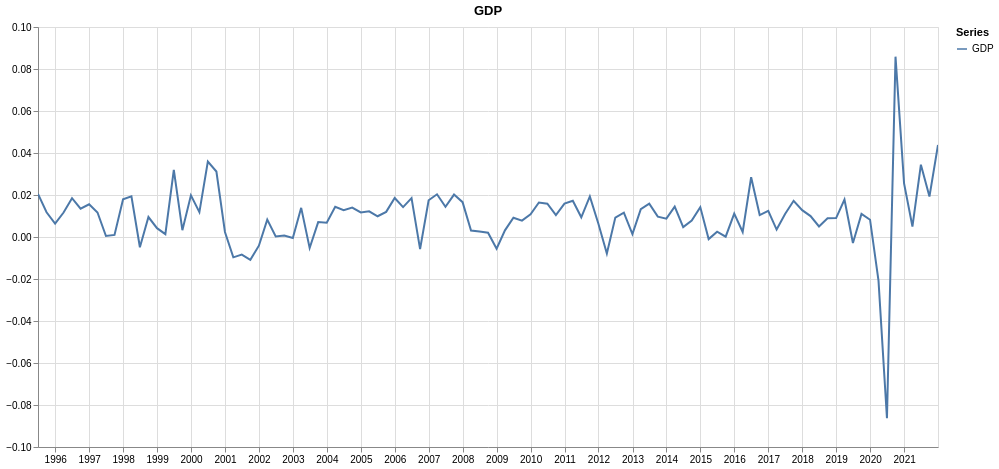

The code cell stored with this chart in its notebook:
### Code cell
eda.plot_time_series_altair(gdp_series, "GDP")

### Figure 1 — Vega specification as saved in the notebook (floating-point values rounded to 4 significant figures)
{"$schema": "https://vega.github.io/schema/vega/v5.json", "data": [{"name": "param_13_store"}, {"name": "param_14_store"}, {"name": "source_0", "values": [{"Date": "1995-06-30T00:00:00.000", "Variable": "GDP", "Value": 0.0205}, {"Date": "1995-09-30T00:00:00.000", "Variable": "GDP", "Value": 0.01178}, {"Date": "1995-12-31T00:00:00.000", "Variable": "GDP", "Value": 0.006393}, {"Date": "1996-03-31T00:00:00.000", "Variable": "GDP", "Value": 0.01167}, {"Date": "1996-06-30T00:00:00.000", "Variable": "GDP", "Value": 0.01847}, {"Date": "1996-09-30T00:00:00.000", "Variable": "GDP", "Value": 0.01351}, {"Date": "1996-12-31T00:00:00.000", "Variable": "GDP", "Value": 0.01558}, {"Date": "1997-03-31T00:00:00.000", "Variable": "GDP", "Value": 0.01165}, {"Date": "1997-06-30T00:00:00.000", "Variable": "GDP", "Value": 0.0004832}, {"Date": "1997-09-30T00:00:00.000", "Variable": "GDP", "Value": 0.0009721}, {"Date": "1997-12-31T00:00:00.000", "Variable": "GDP", "Value": 0.01794}, {"Date": "1998-03-31T00:00:00.000", "Variable": "GDP", "Value": 0.01937}, {"Date": "1998-06-30T00:00:00.000", "Variable": "GDP", "Value": -0.004874}, {"Date": "1998-09-30T00:00:00.000", "Variable": "GDP", "Value": 0.0095}, {"Date": "1998-12-31T00:00:00.000", "Variable": "GDP", "Value": 0.004212}, {"Date": "1999-03-31T00:00:00.000", "Variable": "GDP", "Value": 0.001357}, {"Date": "1999-06-30T00:00:00.000", "Variable": "GDP", "Value": 0.03193}, {"Date": "1999-09-30T00:00:00.000", "Variable": "GDP", "Value": 0.003241}, {"Date": "1999-12-31T00:00:00.000", "Variable": "GDP", "Value": 0.01987}, {"Date": "2000-03-31T00:00:00.000", "Variable": "GDP", "Value": 0.01187}, {"Date": "2000-06-30T00:00:00.000", "Variable": "GDP", "Value": 0.03592}, {"Date": "2000-09-30T00:00:00.000", "Variable": "GDP", "Value": 0.03118}, {"Date": "2000-12-31T00:00:00.000", "Variable": "GDP", "Value": 0.002401}, {"Date": "2001-03-31T00:00:00.000", "Variable": "GDP", "Value": -0.009683}, {"Date": "2001-06-30T00:00:00.000", "Variable": "GDP", "Value": -0.008401}, {"Date": "2001-09-30T00:00:00.000", "Variable": "GDP", "Value": -0.01085}, {"Date": "2001-12-31T00:00:00.000", "Variable": "GDP", "Value": -0.004141}, {"Date": "2002-03-31T00:00:00.000", "Variable": "GDP", "Value": 0.008299}, {"Date": "2002-06-30T00:00:00.000", "Variable": "GDP", "Value": 0.0002781}, {"Date": "2002-09-30T00:00:00.000", "Variable": "GDP", "Value": 0.0007226}, {"Date": "2002-12-31T00:00:00.000", "Variable": "GDP", "Value": -0.0004335}, {"Date": "2003-03-31T00:00:00.000", "Variable": "GDP", "Value": 0.01388}, {"Date": "2003-06-30T00:00:00.000", "Variable": "GDP", "Value": -0.005216}, {"Date": "2003-09-30T00:00:00.000", "Variable": "GDP", "Value": 0.007089}, {"Date": "2003-12-31T00:00:00.000", "Variable": "GDP", "Value": 0.006762}, {"Date": "2004-03-31T00:00:00.000", "Variable": "GDP", "Value": 0.01436}, {"Date": "2004-06-30T00:00:00.000", "Variable": "GDP", "Value": 0.01274}, {"Date": "2004-09-30T00:00:00.000", "Variable": "GDP", "Value": 0.01404}, {"Date": "2004-12-31T00:00:00.000", "Variable": "GDP", "Value": 0.01172}, {"Date": "2005-03-31T00:00:00.000", "Variable": "GDP", "Value": 0.01221}, {"Date": "2005-06-30T00:00:00.000", "Variable": "GDP", "Value": 0.009876}, {"Date": "2005-09-30T00:00:00.000", "Variable": "GDP", "Value": 0.01197}, {"Date": "2005-12-31T00:00:00.000", "Variable": "GDP", "Value": 0.01857}, {"Date": "2006-03-31T00:00:00.000", "Variable": "GDP", "Value": 0.01423}, {"Date": "2006-06-30T00:00:00.000", "Variable": "GDP", "Value": 0.01851}, {"Date": "2006-09-30T00:00:00.000", "Variable": "GDP", "Value": -0.005734}, {"Date": "2006-12-31T00:00:00.000", "Variable": "GDP", "Value": 0.01748}, {"Date": "2007-03-31T00:00:00.000", "Variable": "GDP", "Value": 0.02034}, {"Date": "2007-06-30T00:00:00.000", "Variable": "GDP", "Value": 0.01443}, {"Date": "2007-09-30T00:00:00.000", "Variable": "GDP", "Value": 0.02021}, {"Date": "2007-12-31T00:00:00.000", "Variable": "GDP", "Value": 0.01658}, {"Date": "2008-03-31T00:00:00.000", "Variable": "GDP", "Value": 0.003105}, {"Date": "2008-06-30T00:00:00.000", "Variable": "GDP", "Value": 0.00258}, {"Date": "2008-09-30T00:00:00.000", "Variable": "GDP", "Value": 0.00205}, {"Date": "2008-12-31T00:00:00.000", "Variable": "GDP", "Value": -0.00556}, {"Date": "2009-03-31T00:00:00.000", "Variable": "GDP", "Value": 0.003176}, {"Date": "2009-06-30T00:00:00.000", "Variable": "GDP", "Value": 0.00915}, {"Date": "2009-09-30T00:00:00.000", "Variable": "GDP", "Value": 0.007816}, {"Date": "2009-12-31T00:00:00.000", "Variable": "GDP", "Value": 0.01076}, {"Date": "2010-03-31T00:00:00.000", "Variable": "GDP", "Value": 0.01641}, {"Date": "2010-06-30T00:00:00.000", "Variable": "GDP", "Value": 0.01587}, {"Date": "2010-09-30T00:00:00.000", "Variable": "GDP", "Value": 0.01043}, {"Date": "2010-12-31T00:00:00.000", "Variable": "GDP", "Value": 0.01589}, {"Date": "2011-03-31T00:00:00.000", "Variable": "GDP", "Value": 0.01729}, {"Date": "2011-06-30T00:00:00.000", "Variable": "GDP", "Value": 0.009387}, {"Date": "2011-09-30T00:00:00.000", "Variable": "GDP", "Value": 0.0193}, {"Date": "2011-12-31T00:00:00.000", "Variable": "GDP", "Value": 0.00634}, {"Date": "2012-03-31T00:00:00.000", "Variable": "GDP", "Value": -0.007882}, {"Date": "2012-06-30T00:00:00.000", "Variable": "GDP", "Value": 0.00925}, {"Date": "2012-09-30T00:00:00.000", "Variable": "GDP", "Value": 0.0116}, {"Date": "2012-12-31T00:00:00.000", "Variable": "GDP", "Value": 0.001395}, {"Date": "2013-03-31T00:00:00.000", "Variable": "GDP", "Value": 0.01326}, {"Date": "2013-06-30T00:00:00.000", "Variable": "GDP", "Value": 0.01588}, {"Date": "2013-09-30T00:00:00.000", "Variable": "GDP", "Value": 0.009704}, {"Date": "2013-12-31T00:00:00.000", "Variable": "GDP", "Value": 0.008754}, {"Date": "2014-03-31T00:00:00.000", "Variable": "GDP", "Value": 0.01448}, {"Date": "2014-06-30T00:00:00.000", "Variable": "GDP", "Value": 0.004729}, {"Date": "2014-09-30T00:00:00.000", "Variable": "GDP", "Value": 0.00781}, {"Date": "2014-12-31T00:00:00.000", "Variable": "GDP", "Value": 0.01423}, {"Date": "2015-03-31T00:00:00.000", "Variable": "GDP", "Value": -0.001}, {"Date": "2015-06-30T00:00:00.000", "Variable": "GDP", "Value": 0.002547}, {"Date": "2015-09-30T00:00:00.000", "Variable": "GDP", "Value": 0.0001392}, {"Date": "2015-12-31T00:00:00.000", "Variable": "GDP", "Value": 0.01113}, {"Date": "2016-03-31T00:00:00.000", "Variable": "GDP", "Value": 0.002401}, {"Date": "2016-06-30T00:00:00.000", "Variable": "GDP", "Value": 0.0285}, {"Date": "2016-09-30T00:00:00.000", "Variable": "GDP", "Value": 0.01046}, {"Date": "2016-12-31T00:00:00.000", "Variable": "GDP", "Value": 0.01242}, {"Date": "2017-03-31T00:00:00.000", "Variable": "GDP", "Value": 0.003538}, {"Date": "2017-06-30T00:00:00.000", "Variable": "GDP", "Value": 0.01098}, {"Date": "2017-09-30T00:00:00.000", "Variable": "GDP", "Value": 0.01725}, {"Date": "2017-12-31T00:00:00.000", "Variable": "GDP", "Value": 0.01278}, {"Date": "2018-03-31T00:00:00.000", "Variable": "GDP", "Value": 0.009972}, {"Date": "2018-06-30T00:00:00.000", "Variable": "GDP", "Value": 0.00501}, {"Date": "2018-09-30T00:00:00.000", "Variable": "GDP", "Value": 0.008942}, {"Date": "2018-12-31T00:00:00.000", "Variable": "GDP", "Value": 0.009004}, {"Date": "2019-03-31T00:00:00.000", "Variable": "GDP", "Value": 0.01787}, {"Date": "2019-06-30T00:00:00.000", "Variable": "GDP", "Value": -0.002885}, {"Date": "2019-09-30T00:00:00.000", "Variable": "GDP", "Value": 0.01102}, {"Date": "2019-12-31T00:00:00.000", "Variable": "GDP", "Value": 0.008232}, {"Date": "2020-03-31T00:00:00.000", "Variable": "GDP", "Value": -0.02081}, {"Date": "2020-06-30T00:00:00.000", "Variable": "GDP", "Value": -0.0863}, {"Date": "2020-09-30T00:00:00.000", "Variable": "GDP", "Value": 0.08587}, {"Date": "2020-12-31T00:00:00.000", "Variable": "GDP", "Value": 0.02554}, {"Date": "2021-03-31T00:00:00.000", "Variable": "GDP", "Value": 0.004977}, {"Date": "2021-06-30T00:00:00.000", "Variable": "GDP", "Value": 0.03446}, {"Date": "2021-09-30T00:00:00.000", "Variable": "GDP", "Value": 0.01926}, {"Date": "2021-12-31T00:00:00.000", "Variable": "GDP", "Value": 0.04384}], "transform": [{"type": "formula", "expr": "toDate(datum['Date'])", "as": "Date"}]}, {"name": "source_0_y_domain_Value", "values": [{"min": -0.0863, "max": 0.08587}]}, {"name": "source_0_color_domain_Variable", "values": [{"Variable": "GDP"}]}], "signals": [{"name": "unit", "value": {}, "on": [{"events": "pointermove", "update": "isTuple(group()) ? group() : unit"}]}, {"name": "param_13_Variable_legend", "value": null, "on": [{"events": [{"source": "view", "markname": "Variable_legend_symbols", "type": "click"}, {"source": "view", "markname": "Variable_legend_labels", "type": "click"}, {"source": "view", "markname": "Variable_legend_entries", "type": "click"}], "update": "isDefined(datum.value) ? datum.value : item().items[0].items[0].datum.value", "force": true}, {"events": [{"source": "view", "type": "click"}], "update": "!event.item || !datum ? null : param_13_Variable_legend", "force": true}]}, {"name": "param_13", "update": "vlSelectionResolve(\"param_13_store\", \"union\", true, true)"}, {"name": "param_14", "update": "vlSelectionResolve(\"param_14_store\", \"union\")"}, {"name": "param_13_tuple", "update": "param_13_Variable_legend !== null ? {fields: param_13_tuple_fields, values: [param_13_Variable_legend]} : null"}, {"name": "param_13_tuple_fields", "value": [{"type": "E", "field": "Variable"}]}, {"name": "param_13_toggle", "value": false, "on": [{"events": {"merge": [{"source": "view", "type": "click"}]}, "update": "true"}]}, {"name": "param_13_modify", "on": [{"events": {"signal": "param_13_tuple"}, "update": "modify(\"param_13_store\", param_13_toggle ? null : param_13_tuple, param_13_toggle ? null : true, param_13_toggle ? param_13_tuple : null)"}]}, {"name": "param_14_Date", "on": [{"events": [{"source": "view", "type": "dblclick"}], "update": "null"}, {"events": {"signal": "param_14_translate_delta"}, "update": "panLinear(param_14_translate_anchor.extent_x, -param_14_translate_delta.x / width)"}, {"events": {"signal": "param_14_zoom_delta"}, "update": "zoomLinear(domain(\"x\"), param_14_zoom_anchor.x, param_14_zoom_delta)"}]}, {"name": "param_14_Value", "on": [{"events": [{"source": "view", "type": "dblclick"}], "update": "null"}, {"events": {"signal": "param_14_translate_delta"}, "update": "panLinear(param_14_translate_anchor.extent_y, param_14_translate_delta.y / height)"}, {"events": {"signal": "param_14_zoom_delta"}, "update": "zoomLinear(domain(\"y\"), param_14_zoom_anchor.y, param_14_zoom_delta)"}]}, {"name": "param_14_tuple", "on": [{"events": [{"signal": "param_14_Date || param_14_Value"}], "update": "param_14_Date && param_14_Value ? {unit: \"\", fields: param_14_tuple_fields, values: [param_14_Date,param_14_Value]} : null"}]}, {"name": "param_14_tuple_fields", "value": [{"field": "Date", "channel": "x", "type": "R"}, {"field": "Value", "channel": "y", "type": "R"}]}, {"name": "param_14_translate_anchor", "value": {}, "on": [{"events": [{"source": "scope", "type": "pointerdown"}], "update": "{x: x(unit), y: y(unit), extent_x: domain(\"x\"), extent_y: domain(\"y\")}"}]}, {"name": "param_14_translate_delta", "value": {}, "on": [{"events": [{"source": "window", "between": [{"source": "scope", "type": "pointerdown"}, {"source": "window", "type": "pointerup"}], "consume": true, "type": "pointermove"}], "update": "{x: param_14_translate_anchor.x - x(unit), y: param_14_translate_anchor.y - y(unit)}"}]}, {"name": "param_14_zoom_anchor", "on": [{"events": [{"source": "scope", "type": "wheel", "consume": true}], "update": "{x: invert(\"x\", x(unit)), y: invert(\"y\", y(unit))}"}]}, {"name": "param_14_zoom_delta", "on": [{"events": [{"source": "scope", "type": "wheel", "consume": true}], "update": "pow(1.001, event.deltaY * pow(16, event.deltaMode))", "force": true}]}, {"name": "param_14_modify", "on": [{"events": {"signal": "param_14_tuple"}, "update": "modify(\"param_14_store\", param_14_tuple, true)"}]}], "marks": [{"type": "group", "name": "pathgroup", "from": {"facet": {"data": "source_0", "name": "faceted_path_main", "groupby": ["Variable"]}}, "encode": {"update": {"height": {"field": {"signal": null, "datum": null, "group": "height", "parent": null}}, "width": {"field": {"signal": null, "datum": null, "group": "width", "parent": null}}}}, "marks": [{"type": "line", "name": "marks", "from": {"data": "faceted_path_main"}, "sort": {"field": "x"}, "encode": {"update": {"x": {"field": "Date", "scale": "x"}, "stroke": {"field": "Variable", "scale": "color"}, "y": {"field": "Value", "scale": "y"}, "defined": {"signal": "isValid(datum[\"Date\"]) && isFinite(+datum[\"Date\"]) && isValid(datum[\"Value\"]) && isFinite(+datum[\"Value\"])"}, "opacity": [{"value": 1, "test": "!length(data(\"param_13_store\")) || vlSelectionTest(\"param_13_store\", datum)"}, {"value": 0.12}], "tooltip": {"signal": "{\"Date\": timeFormat(datum[\"Date\"], '%b %d, %Y'), \"Variable\": isValid(datum[\"Variable\"]) ? datum[\"Variable\"] : \"\"+datum[\"Variable\"], \"Value\": format(datum[\"Value\"], \"\")}"}}}, "clip": true, "style": ["line"], "interactive": true}]}], "scales": [{"name": "x", "type": "time", "domain": {"data": "source_0", "field": "Date"}, "range": [0, {"signal": "width"}], "domainRaw": {"signal": "param_14[\"Date\"]"}}, {"name": "y", "type": "linear", "domain": [{"signal": "(data(\"source_0_y_domain_Value\")[0] || {}).min"}, {"signal": "(data(\"source_0_y_domain_Value\")[0] || {}).max"}], "range": [{"signal": "height"}, 0], "domainRaw": {"signal": "param_14[\"Value\"]"}, "nice": true, "zero": true}, {"name": "color", "type": "ordinal", "domain": {"data": "source_0_color_domain_Variable", "field": "Variable", "sort": true}, "range": "category"}], "axes": [{"scale": "x", "grid": true, "ticks": false, "labels": false, "aria": false, "maxExtent": 0, "orient": "bottom", "tickCount": {"signal": "ceil(width/40)"}, "domain": false, "gridScale": "y", "minExtent": 0, "zindex": 0}, {"scale": "y", "orient": "left", "domain": false, "minExtent": 0, "grid": true, "ticks": false, "labels": false, "gridScale": "x", "tickCount": {"signal": "ceil(height/40)"}, "maxExtent": 0, "zindex": 0, "aria": false}, {"scale": "x", "tickCount": {"signal": "ceil(width/40)"}, "orient": "bottom", "labelFlush": true, "grid": false, "labelOverlap": true, "zindex": 0}, {"scale": "y", "zindex": 0, "orient": "left", "grid": false, "tickCount": {"signal": "ceil(height/40)"}, "labelOverlap": true}], "title": {"text": "GDP", "frame": "group"}, "legends": [{"title": "Series", "stroke": "color", "symbolType": "stroke", "encode": {"labels": {"name": "Variable_legend_labels", "interactive": true, "update": {"opacity": [{"test": "(!length(data(\"param_13_store\")) || (param_13[\"Variable\"] && indexof(param_13[\"Variable\"], datum.value) >= 0))", "value": 1}, {"value": 0.35}]}}, "symbols": {"name": "Variable_legend_symbols", "interactive": true, "update": {"opacity": [{"test": "(!length(data(\"param_13_store\")) || (param_13[\"Variable\"] && indexof(param_13[\"Variable\"], datum.value) >= 0))", "value": 1}, {"value": 0.35}]}}, "entries": {"name": "Variable_legend_entries", "interactive": true, "update": {"fill": {"value": "transparent"}}}}}], "background": "white", "width": 900, "padding": 5, "height": 420, "style": "cell"}
